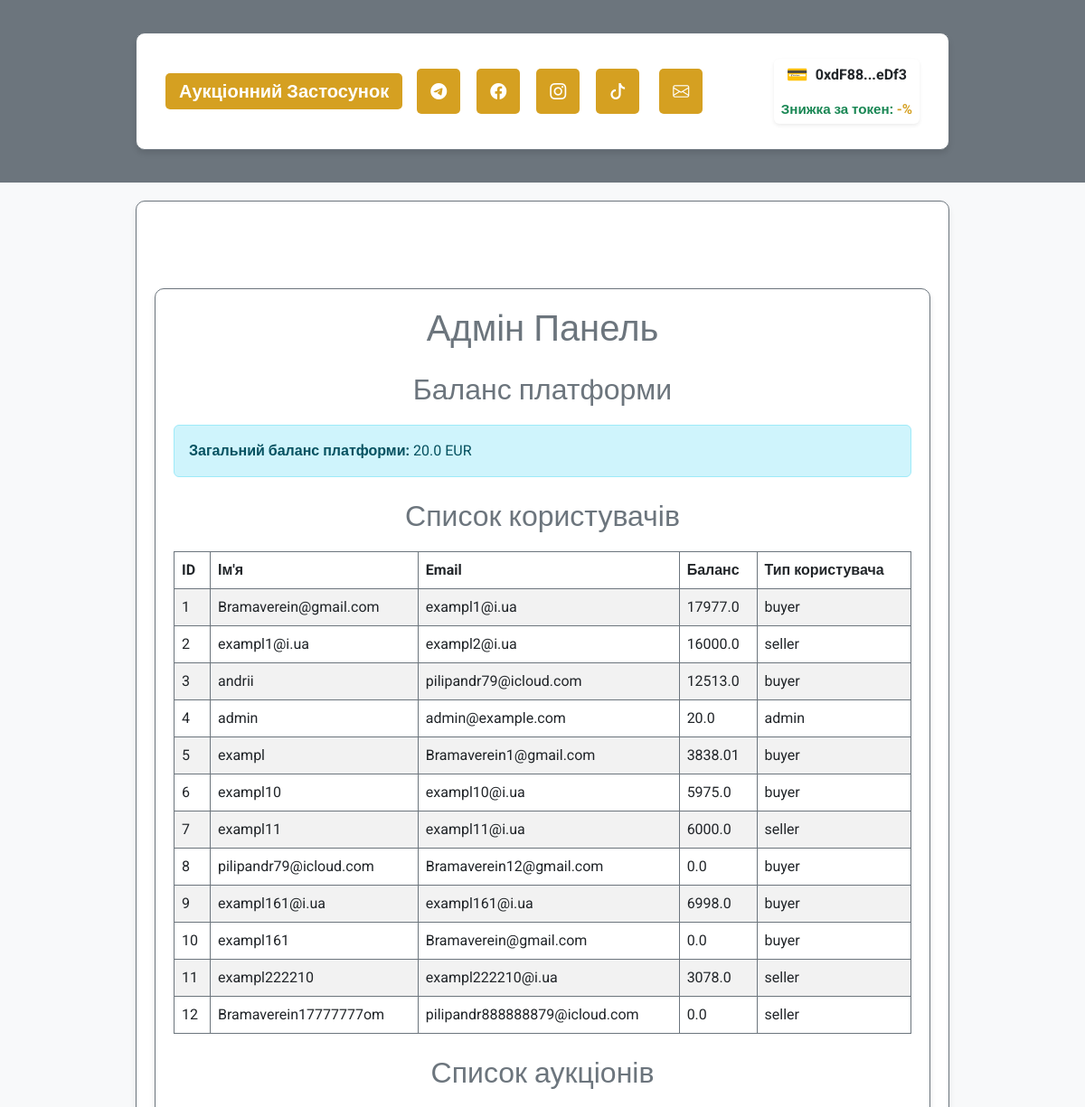
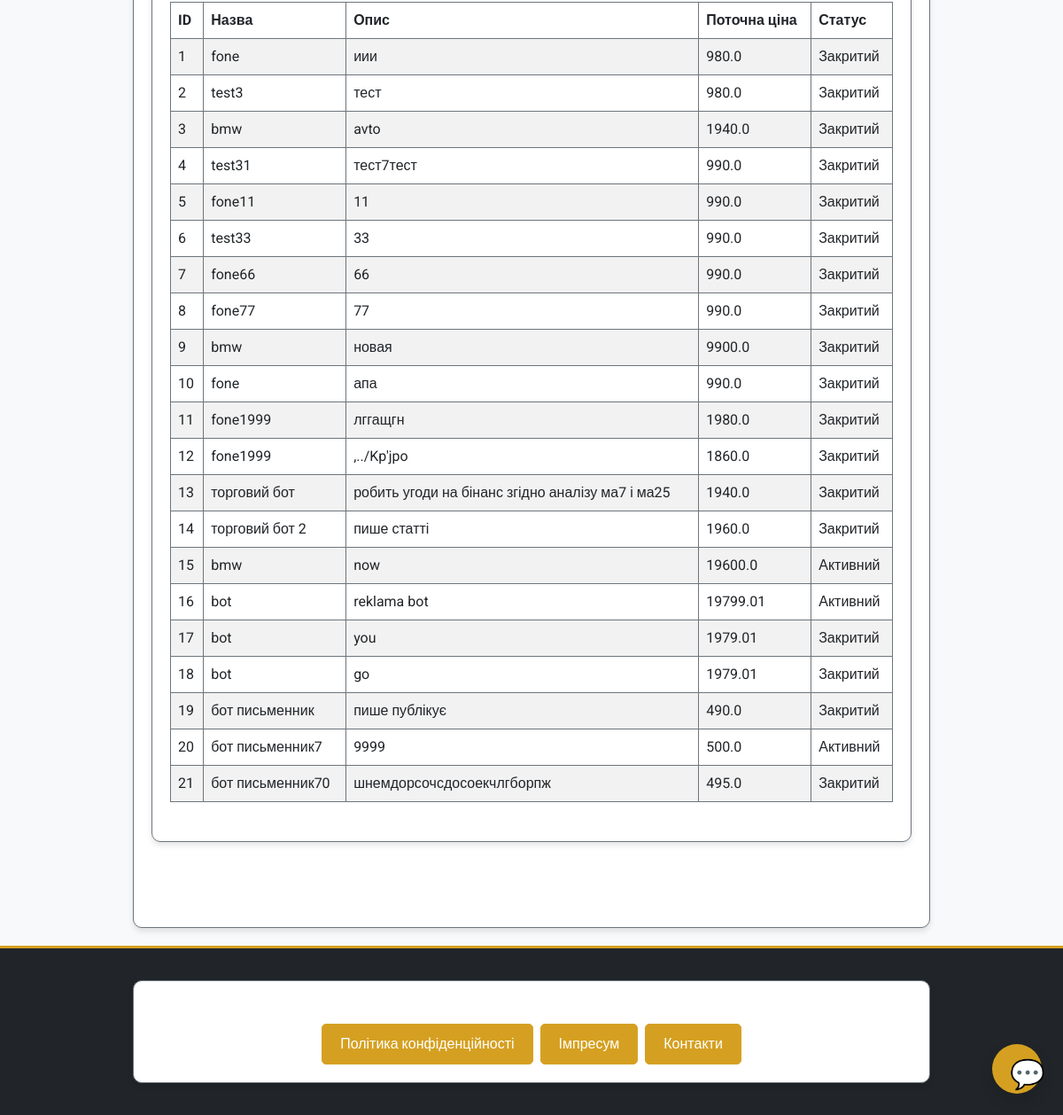
Screenshot of /admin/dashboard (signed in) with the database file from the repository (2 pictures, top to bottom).
### auction7-main/app/models/user.py (models this page shows, shortened)
class User(UserMixin, db.Model):
    __tablename__ = 'users'
    id = db.Column(db.Integer, primary_key=True)
    username = db.Column(db.String(80), nullable=False, unique=True)
    email = db.Column(db.String(120), nullable=False, unique=True)
    password_hash = db.Column(db.String(128), nullable=False)
    balance = db.Column(db.Float, default=0.0)
    platform_balance = db.Column(db.Float, default=0.0)  # Баланс платформи
    user_type = db.Column(db.String(10), nullable=False)  # "buyer", "seller", "admin"
    is_admin = db.Column(db.Boolean, default=False)  # Поле для адміністратора
    wallet_address = db.Column(db.String(42), nullable=True)  # Адреса криптогаманця
    auctions_created = db.relationship('Auction', foreign_keys='Auction.seller_id', backref='seller', lazy=True)
    auctions_won = db.relationship('Auction', foreign_keys='Auction.winner_id', backref='winner', lazy=True)
    auction_participations = db.relationship('AuctionParticipant', back_populates='user', lazy=True)

### auction7-main/app/models/auction.py (models this page shows, shortened)
class Auction(db.Model):
    __tablename__ = 'auctions'
    id = db.Column(db.Integer, primary_key=True)
    title = db.Column(db.String(255), nullable=False)
    description = db.Column(db.Text, nullable=False)
    starting_price = db.Column(db.Float, nullable=False)
    current_price = db.Column(db.Float, nullable=False)
    seller_id = db.Column(db.Integer, db.ForeignKey('users.id'), nullable=False)
    total_participants = db.Column(db.Integer, default=0, nullable=False)
    is_active = db.Column(db.Boolean, default=True, nullable=False)
    winner_id = db.Column(db.Integer, db.ForeignKey('users.id'), nullable=True)
    total_earnings = db.Column(db.Float, default=0.0, nullable=False)
    created_at = db.Column(db.DateTime, default=db.func.now(), nullable=False)
    updated_at = db.Column(db.DateTime, default=db.func.now(), onupdate=db.func.now(), nullable=False)
    photos = db.Column(JSON, default=list)  # Поле для зберігання шляхів до фото у форматі JSON
    is_confirmed = db.Column(db.Boolean, default=False, nullable=False)  # Чи підтверджено отримання товару
    participants = relationship(
        'AuctionParticipant', back_populates='auction', cascade='all, delete-orphan', lazy='dynamic'
    )

### auction7-main/app/routes/admin_routes.py (the view)
@admin_bp.route('/dashboard', methods=['GET'])
@login_required
def admin_dashboard():
    if not current_user.is_admin:
        return "Доступ заборонено", 403
    users = User.query.all()
    auctions = Auction.query.all()
    admin_balance = current_user.balance  # Поточний баланс адміністратора
    return render_template('admin/dashboard.html',
                           users=users,
                           auctions=auctions,
                           admin_balance=admin_balance)

### auction7-main/app/templates/admin/dashboard.html (shortened to what this page needs)
{% extends "base.html" %}
{% block content %}
<div class="container my-5">
    <h1 class="text-center text-secondary">Адмін Панель</h1>
    <section class="my-4">
        <h2 class="text-secondary">Баланс платформи</h2>
        <div class="alert alert-info">
            <strong>Загальний баланс платформи:</strong> {{ admin_balance }} EUR
        </div>
    </section>
    <section class="my-4">
        <h2 class="text-secondary">Список користувачів</h2>
        <table class="table table-striped">
            <thead>
                <tr>
                    <th>ID</th>
                    <th>Ім'я</th>
                    <th>Email</th>
                    <th>Баланс</th>
                    <th>Тип користувача</th>
                </tr>
            </thead>
            <tbody>
                {% for user in users %}
                <tr>
                    <td>{{ user.id }}</td>
                    <td>{{ user.username }}</td>
                    <td>{{ user.email }}</td>
                    <td>{{ user.balance }}</td>
                    <td>{{ user.user_type }}</td>
                </tr>
                {% endfor %}
            </tbody>
        </table>
    </section>
    <section class="my-4">
        <h2 class="text-secondary">Список аукціонів</h2>
        <table class="table table-striped">
            <thead>
                <tr>
                    <th>ID</th>
                    <th>Назва</th>
                    <th>Опис</th>
                    <th>Поточна ціна</th>
                    <th>Статус</th>
                </tr>
            </thead>
            <tbody>
                {% for auction in auctions %}
                <tr>
                    <td>{{ auction.id }}</td>
                    <td>{{ auction.title }}</td>
                    <td>{{ auction.description }}</td>
                    <td>{{ auction.current_price }}</td>
                    <td>{{ 'Активний' if auction.is_active else 'Закритий' }}</td>
                </tr>
                {% endfor %}
            </tbody>
        </table>
    </section>
</div>
{% endblock %}

### auction7-main/app/templates/base.html (shortened to what this page needs)
<!DOCTYPE html>
<html lang="uk">
<head>
    <link href="https://cdn.jsdelivr.net/npm/bootstrap@5.3.0/dist/css/bootstrap.min.css" rel="stylesheet">
    <link rel="stylesheet" href="https://cdn.jsdelivr.net/npm/bootstrap-icons@1.11.1/font/bootstrap-icons.css">
    <link rel="stylesheet" href="{{ url_for('static', filename='css/custom.css') }}">
</head>
<body class="bg-light text-dark" style="font-family: 'Roboto', sans-serif;">
    <header class="bg-secondary text-white py-3">
        <div class="container">
            <nav class="navbar navbar-expand-lg navbar-dark">
                <div class="container-fluid">
                    <a class="navbar-brand fw-bold" href="/">Аукціонний Застосунок</a>
                    <div class="d-flex align-items-center w-100 justify-content-between">
                        <div class="d-flex gap-2 align-items-center">
                            <a href="https://t.me/your_channel" class="text-white fs-5" title="Telegram" target="_blank">
                                <i class="bi bi-telegram" style="font-size:18px;"></i>
                            </a>
                            <a href="https://facebook.com/your_page" class="text-white fs-5" title="Facebook" target="_blank">
                                <i class="bi bi-facebook" style="font-size:18px;"></i>
                            </a>
                            <a href="https://instagram.com/your_page" class="text-white fs-5" title="Instagram" target="_blank">
                                <i class="bi bi-instagram" style="font-size:18px;"></i>
                            </a>
                            <a href="https://tiktok.com/@your_page" class="text-white fs-5" title="TikTok" target="_blank">
                                <i class="bi bi-tiktok" style="font-size:18px;"></i>
                            </a>
                            <a href="mailto:info@yourdomain.com" class="text-white fs-5 ms-1" title="Пошта">
                                <i class="bi bi-envelope" style="font-size:18px;"></i>
                            </a>
                        </div>
                        <div class="d-flex align-items-center ms-3">
                            {% if current_user.is_authenticated %}
                                {% if current_user.wallet_address %}
                                    <div class="wallet-widget d-flex align-items-center bg-white px-2 py-1 rounded shadow-sm" style="gap: 8px; flex-direction: column; align-items: flex-start;">
                                        <div class="d-flex align-items-center" style="gap: 8px;">
                                            <span style="font-size: 1.2em; color: #28a745;">&#128179;</span>
                                            <span id="wallet-address-short" class="fw-bold text-dark" style="cursor:pointer;" title="Скопіювати адресу">
                                                {{ current_user.wallet_address[:6] }}...{{ current_user.wallet_address[-4:] }}
                                            </span>
                                        </div>
                                        {% if user_discount is not none %}
                                            <div class="small text-success fw-bold mt-1" style="font-size: 0.95em;">
                                                Знижка за токен: <span style="color:#d5a021;">-{{ user_discount }}%</span>
                                            </div>
                                        {% endif %}
                                    </div>
                                {% else %}
                                    <button onclick="connectWallet()" class="btn btn-outline-warning btn-sm ms-2">Підключити гаманець &#128179;</button>
                                {% endif %}
                            {% endif %}
                        </div>
                    </div>
                </div>
            </nav>
        </div>
    </header>
    <main class="container py-5">
        {% block content %}{% endblock %}
    </main>
    <footer class="bg-dark text-white py-3 mt-auto">
        <div class="container text-center">
            <p class="mb-1">&copy; 2024 Аукціонний Застосунок. Всі права захищені.</p>
            <div class="mb-0 d-flex justify-content-center gap-2">
                <a href="{{ url_for('main.privacy') }}" class="btn btn-outline-warning btn-sm">Політика конфіденційності</a>
                <a href="{{ url_for('main.impressum') }}" class="btn btn-outline-warning btn-sm">Імпресум</a>
                <a href="{{ url_for('main.contacts') }}" class="btn btn-outline-warning btn-sm">Контакти</a>
            </div>
        </div>
    </footer>
    <div id="assistant-widget" style="position:fixed;bottom:24px;right:24px;z-index:9999;">
        <button id="assistant-open-btn" class="btn btn-primary rounded-circle shadow" style="width:56px;height:56px;font-size:2em;">
            <span aria-label="Чат-бот" title="Чат-бот">💬</span>
        </button>
    </div>
</body>
</html>

### auction7-main/app/static/css/custom.css (style rules this page uses)
:root { --main-bg: #fef6e4; --main-color: #d5a021; --secondary-color: #a47449; --neutral-gray: #6c757d; --text-color: #3d3d3d; }
body { font-family: 'Roboto', sans-serif; background-color: var(--main-bg); color: var(--text-color); margin: 0; padding: 0; }
h1, h2, h3 { color: var(--main-color); text-align: center; margin-bottom: 20px; }
.container { max-width: 900px; margin: 20px auto; padding: 20px; background-color: #fff; border: 1px solid var(--neutral-gray); border-radius: 10px; box-shadow: 0 4px 6px rgba(0, 0, 0, 0.1); }
button, .btn { background-color: var(--main-color); border: none; color: #fff; font-size: 16px; padding: 10px 20px; border-radius: 5px; cursor: pointer; transition: background-color 0.3s ease; }
.btn-outline-warning { color: #fff !important; background-color: var(--main-color) !important; border: 1.5px solid var(--main-color) !important; }
table { width: 100%; border-collapse: collapse; margin: 20px 0; }
table th, table td { padding: 10px; text-align: left; border: 1px solid var(--neutral-gray); }
table th { background-color: var(--main-color); color: #fff; }
a { color: var(--main-color); text-decoration: none; }
nav a { padding: 10px 15px; display: inline-block; border-radius: 5px; margin-right: 10px; background-color: var(--main-color); color: #fff; }
footer { text-align: center; padding: 20px; background-color: var(--neutral-gray); color: #fff; margin-top: 20px; border-top: 3px solid var(--main-color); }

### rows the page displays
User: wallet_address "0xdF88", wallet_address "eDf3", balance "20.0", id "4", username "admin", email "admin@example.com", user_type "admin"
User: id "1", username "Bramaverein@gmail.com", email "exampl1@i.ua", balance "17977.0", user_type "buyer"
User: id "2", username "exampl1@i.ua", email "exampl2@i.ua", balance "16000.0", user_type "seller"
User: id "3", username "andrii", email "pilipandr79@icloud.com", balance "12513.0", user_type "buyer"
User: id "5", username "exampl", email "Bramaverein1@gmail.com", balance "3838.01", user_type "buyer"
User: id "6", username "exampl10", email "exampl10@i.ua", balance "5975.0", user_type "buyer"
User: id "7", username "exampl11", email "exampl11@i.ua", balance "6000.0", user_type "seller"
User: id "8", username "pilipandr79@icloud.com", email "Bramaverein12@gmail.com", balance "0.0", user_type "buyer"
User: id "9", username "exampl161@i.ua", email "exampl161@i.ua", balance "6998.0", user_type "buyer"
User: id "10", username "exampl161", email "Bramaverein@gmail.com", balance "0.0", user_type "buyer"
User: id "11", username "exampl222210", email "exampl222210@i.ua", balance "3078.0", user_type "seller"
User: id "12", username "Bramaverein17777777om", email "pilipandr888888879@icloud.com", balance "0.0", user_type "seller"
Auction: id "1", title "fone", description "иии", current_price "980.0", is_active "Закритий"
Auction: id "2", title "test3", description "тест", current_price "980.0", is_active "Закритий"
Auction: id "3", title "bmw", description "avto", current_price "1940.0", is_active "Закритий"
Auction: id "4", title "test31", description "тест7тест", current_price "990.0", is_active "Закритий"
Auction: id "5", title "fone11", description "11", current_price "990.0", is_active "Закритий"
Auction: id "6", title "test33", description "33", current_price "990.0", is_active "Закритий"
Auction: id "7", title "fone66", description "66", current_price "990.0", is_active "Закритий"
Auction: id "8", title "fone77", description "77", current_price "990.0", is_active "Закритий"
Auction: id "9", title "bmw", description "новая", current_price "9900.0", is_active "Закритий"
Auction: id "10", title "fone", description "апа", current_price "990.0", is_active "Закритий"
Auction: id "11", title "fone1999", description "лггащгн", current_price "1980.0", is_active "Закритий"
Auction: id "12", title "fone1999", description ",../Kp'jpo", current_price "1860.0", is_active "Закритий"
Auction: id "13", title "торговий бот", description "робить угоди на бінанс згідно аналізу ма7 і ма25", current_price "1940.0", is_active "Закритий"
Auction: id "14", title "торговий бот 2", description "пише статті", current_price "1960.0", is_active "Закритий"
Auction: id "15", title "bmw", description "now", current_price "19600.0", is_active "Активний"
Auction: id "16", title "bot", description "reklama bot", current_price "19799.01", is_active "Активний"
Auction: id "17", title "bot", description "you", current_price "1979.01", is_active "Закритий"
Auction: id "18", title "bot", description "go", current_price "1979.01", is_active "Закритий"
Auction: id "19", title "бот письменник", description "пише публікує", current_price "490.0", is_active "Закритий"
Auction: id "20", title "бот письменник7", description "9999", current_price "500.0", is_active "Активний"
Auction: id "21", title "бот письменник70", description "шнемдорсочсдосоекчлгборпж", current_price "495.0", is_active "Закритий"
